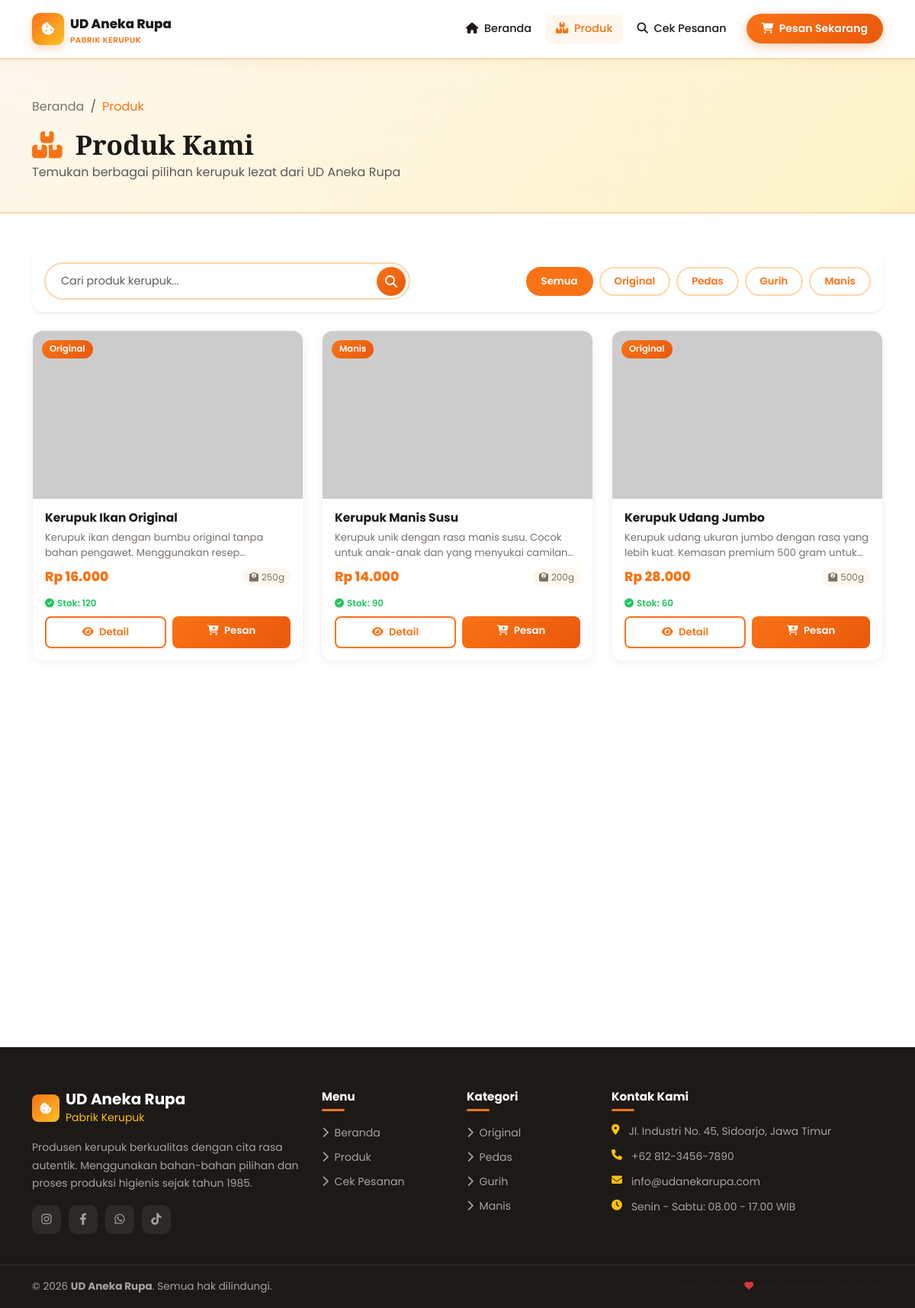
/produk.php, run on the app's committed database.
### tables this page shows
CREATE TABLE produk (
    id INT AUTO_INCREMENT PRIMARY KEY,
    nama_produk VARCHAR(150) NOT NULL,
    deskripsi TEXT,
    harga DECIMAL(10,2) NOT NULL,
    stok INT NOT NULL DEFAULT 0,
    berat_gram INT COMMENT 'Berat per kemasan dalam gram',
    gambar VARCHAR(255),
    kategori ENUM('original','pedas','manis','gurih') DEFAULT 'original',
    status ENUM('aktif','nonaktif') DEFAULT 'aktif',
    created_at TIMESTAMP DEFAULT CURRENT_TIMESTAMP,
    updated_at TIMESTAMP DEFAULT CURRENT_TIMESTAMP ON UPDATE CURRENT_TIMESTAMP
);

### config/config.php (called while the page is built, shortened)
<?php
function formatRupiah($angka) {
    return 'Rp ' . number_format($angka, 0, ',', '.');
}

### produk.php (the view, shortened to what this page needs)
<?php
require_once 'config/config.php';
$search   = isset($_GET['search']) ? sanitize($_GET['search']) : '';
$kategori = isset($_GET['kategori']) ? sanitize($_GET['kategori']) : '';
$per_page    = 6;
$current_page = isset($_GET['page']) ? max(1, (int)$_GET['page']) : 1;
$offset      = ($current_page - 1) * $per_page;
$where = "WHERE status = 'aktif'";
$params = [];
$types  = '';
$sql = "SELECT * FROM produk $where ORDER BY id DESC LIMIT ? OFFSET ?";
$stmt = $conn->prepare($sql);
$params_page = $params;
$params_page[] = $per_page;
$params_page[] = $offset;
$types_page = $types . 'ii';
$stmt->bind_param($types_page, ...$params_page);
$stmt->execute();
$produk_list = $stmt->get_result()->fetch_all(MYSQLI_ASSOC);
include 'includes/header.php';
?>
<section class="page-hero">
    <div class="container">
        <nav aria-label="breadcrumb" class="mb-3">
            <ol class="breadcrumb">
                <li class="breadcrumb-item"><a href="<?= APP_URL ?>">Beranda</a></li>
                <li class="breadcrumb-item active">Produk</li>
            </ol>
        </nav>
        <h1 class="mb-1"><i class="fa-solid fa-boxes-stacked text-primary me-2" style="color:var(--primary)!important;"></i> Produk Kami</h1>
        <p class="text-muted mb-0">Temukan berbagai pilihan kerupuk lezat dari UD Aneka Rupa</p>
    </div>
</section>
<section class="py-5">
    <div class="container">
        <div class="card border-0 shadow-sm mb-4 p-3" style="border-radius:var(--radius);">
            <div class="d-flex flex-column flex-md-row gap-3 align-items-md-center justify-content-between">
                <form method="GET" action="produk.php" class="search-wrap flex-grow-1">
                    <input type="text"
                           name="search"
                           class="form-control"
                           placeholder="Cari produk kerupuk..."
                           value="<?= htmlspecialchars($search) ?>">
                    <button type="submit" class="search-btn">
                        <i class="fa-solid fa-magnifying-glass"></i>
                    </button>
                </form>
                <div class="d-flex gap-2 flex-wrap">
                    <?php
                    $kategori_list = ['semua' => 'Semua', 'original' => 'Original', 'pedas' => 'Pedas', 'gurih' => 'Gurih', 'manis' => 'Manis'];
                    foreach ($kategori_list as $k => $label):
                        $isActive = ($k === $kategori || ($k === 'semua' && !$kategori)) ? 'active' : '';
                        $url = "produk.php?" . ($search ? "search=" . urlencode($search) . "&" : "") . "kategori=" . ($k === 'semua' ? '' : $k);
                    ?>
                    <a href="<?= $url ?>" class="filter-btn <?= $isActive ?>"><?= $label ?></a>
                    <?php endforeach; ?>
                </div>
            </div>
        </div>
        <?php if (empty($produk_list)): ?>
        <div class="empty-state">
            <i class="fa-solid fa-magnifying-glass d-block mb-3"></i>
            <h5>Produk Tidak Ditemukan</h5>
            <p>Coba kata kunci atau filter yang berbeda</p>
            <a href="produk.php" class="btn-primary-custom d-inline-flex mt-2">Reset Pencarian</a>
        </div>
        <?php else: ?>
        <div class="row g-4">
            <?php foreach ($produk_list as $p): ?>
            <div class="col-lg-4 col-md-6">
                <div class="product-card h-100"
                     data-name="<?= strtolower(htmlspecialchars($p['nama_produk'])) ?>"
                     data-kategori="<?= $p['kategori'] ?>">
                    <div class="product-img-wrap">
                        <?php
                        $img = !empty($p['gambar']) && file_exists("assets/images/produk/{$p['gambar']}")
                            ? "assets/images/produk/{$p['gambar']}"
                            : "https://placehold.co/400x300/FFF7ED/F97316?text=" . urlencode(substr($p['nama_produk'], 0, 15));
                        ?>
                        <img src="<?= $img ?>" alt="<?= htmlspecialchars($p['nama_produk']) ?>" loading="lazy">
                        <span class="product-badge"><?= ucfirst($p['kategori']) ?></span>
                    </div>
                    <div class="product-body">
                        <h5 class="product-name"><?= htmlspecialchars($p['nama_produk']) ?></h5>
                        <p class="product-desc"><?= htmlspecialchars($p['deskripsi']) ?></p>
                        <div class="product-meta">
                            <span class="product-price"><?= formatRupiah($p['harga']) ?></span>
                            <span class="product-weight"><i class="fa-solid fa-weight-scale me-1"></i><?= $p['berat_gram'] ?>g</span>
                        </div>
                        <div class="product-meta mb-2">
                            <?php if ($p['stok'] > 0): ?>
                            <span class="product-stock"><i class="fa-solid fa-circle-check me-1"></i>Stok: <?= $p['stok'] ?></span>
                            <?php else: ?>
                            <span class="text-danger small fw-600"><i class="fa-solid fa-circle-xmark me-1"></i>Stok Habis</span>
                            <?php endif; ?>
                        </div>
                        <div class="product-actions">
                            <a href="detail.php?id=<?= $p['id'] ?>" class="btn-detail">
                                <i class="fa-solid fa-eye me-1"></i> Detail
                            </a>
                            <?php if ($p['stok'] > 0): ?>
                            <a href="pesan.php?id=<?= $p['id'] ?>" class="btn-order-sm">
                                <i class="fa-solid fa-cart-plus me-1"></i> Pesan
                            </a>
                            <?php else: ?>
                            <button class="btn-order-sm" disabled style="opacity:.5;cursor:not-allowed;">
                                Habis
                            </button>
                            <?php endif; ?>
                        </div>
                    </div>
                </div>
            </div>
            <?php endforeach; ?>
        </div>
        <?php endif; ?>
    </div>
</section>
<?php include 'includes/footer.php'; ?>

### includes/header.php (shortened to what this page needs)
<!DOCTYPE html>
<html lang="id">
<head>
    <link href="https://cdn.jsdelivr.net/npm/bootstrap@5.3.0/dist/css/bootstrap.min.css" rel="stylesheet">
    <link href="https://cdnjs.cloudflare.com/ajax/libs/font-awesome/6.4.0/css/all.min.css" rel="stylesheet">
    <link href="https://cdn.jsdelivr.net/npm/sweetalert2@11/dist/sweetalert2.min.css" rel="stylesheet">
    <link href="<?= APP_URL ?>/assets/css/style.css" rel="stylesheet">
</head>
<body>
<nav class="navbar navbar-expand-lg navbar-light sticky-top" id="mainNavbar">
    <div class="container">
        <a class="navbar-brand d-flex align-items-center gap-2" href="<?= APP_URL ?>">
            <div class="brand-icon">
                <i class="fa-solid fa-cookie-bite"></i>
            </div>
            <div>
                <span class="brand-name">UD Aneka Rupa</span>
                <small class="brand-tagline d-block">Pabrik Kerupuk</small>
            </div>
        </a>
        <div class="collapse navbar-collapse" id="navMenu">
            <ul class="navbar-nav ms-auto align-items-lg-center gap-lg-1">
                <li class="nav-item">
                    <a class="nav-link <?= basename($_SERVER['PHP_SELF']) == 'index.php' ? 'active' : '' ?>" href="<?= APP_URL ?>">
                        <i class="fa-solid fa-house me-1"></i> Beranda
                    </a>
                </li>
                <li class="nav-item">
                    <a class="nav-link <?= basename($_SERVER['PHP_SELF']) == 'produk.php' ? 'active' : '' ?>" href="<?= APP_URL ?>/produk.php">
                        <i class="fa-solid fa-boxes-stacked me-1"></i> Produk
                    </a>
                </li>
                <li class="nav-item">
                    <a class="nav-link <?= basename($_SERVER['PHP_SELF']) == 'cek_status.php' ? 'active' : '' ?>" href="<?= APP_URL ?>/cek_status.php">
                        <i class="fa-solid fa-magnifying-glass me-1"></i> Cek Pesanan
                    </a>
                </li>
                <li class="nav-item ms-lg-2">
                    <a class="btn btn-order" href="<?= APP_URL ?>/produk.php">
                        <i class="fa-solid fa-cart-shopping me-1"></i> Pesan Sekarang
                    </a>
                </li>
            </ul>
        </div>
    </div>
</nav>

### includes/footer.php (shortened to what this page needs)
<footer class="footer mt-auto">
    <div class="footer-top">
        <div class="container">
            <div class="row g-4">
                <div class="col-lg-4 col-md-6">
                    <div class="footer-brand mb-3">
                        <div class="d-flex align-items-center gap-2 mb-3">
                            <div class="brand-icon-sm">
                                <i class="fa-solid fa-cookie-bite"></i>
                            </div>
                            <div>
                                <h5 class="mb-0 text-white fw-bold">UD Aneka Rupa</h5>
                                <small class="text-warning">Pabrik Kerupuk</small>
                            </div>
                        </div>
                        <p class="footer-desc">
                            Produsen kerupuk berkualitas dengan cita rasa autentik. Menggunakan bahan-bahan pilihan dan proses produksi higienis sejak tahun 1985.
                        </p>
                    </div>
                    <div class="social-links">
                        <a href="#" class="social-link"><i class="fab fa-instagram"></i></a>
                        <a href="#" class="social-link"><i class="fab fa-facebook-f"></i></a>
                        <a href="#" class="social-link"><i class="fab fa-whatsapp"></i></a>
                        <a href="#" class="social-link"><i class="fab fa-tiktok"></i></a>
                    </div>
                </div>
                <div class="col-lg-2 col-md-6 col-6">
                    <h6 class="footer-heading">Menu</h6>
                    <ul class="footer-links">
                        <li><a href="<?= APP_URL ?>"><i class="fa-solid fa-chevron-right me-1"></i> Beranda</a></li>
                        <li><a href="<?= APP_URL ?>/produk.php"><i class="fa-solid fa-chevron-right me-1"></i> Produk</a></li>
                        <li><a href="<?= APP_URL ?>/cek_status.php"><i class="fa-solid fa-chevron-right me-1"></i> Cek Pesanan</a></li>
                    </ul>
                </div>
                <div class="col-lg-2 col-md-6 col-6">
                    <h6 class="footer-heading">Kategori</h6>
                    <ul class="footer-links">
                        <li><a href="<?= APP_URL ?>/produk.php?kategori=original"><i class="fa-solid fa-chevron-right me-1"></i> Original</a></li>
                        <li><a href="<?= APP_URL ?>/produk.php?kategori=pedas"><i class="fa-solid fa-chevron-right me-1"></i> Pedas</a></li>
                        <li><a href="<?= APP_URL ?>/produk.php?kategori=gurih"><i class="fa-solid fa-chevron-right me-1"></i> Gurih</a></li>
                        <li><a href="<?= APP_URL ?>/produk.php?kategori=manis"><i class="fa-solid fa-chevron-right me-1"></i> Manis</a></li>
                    </ul>
                </div>
                <div class="col-lg-4 col-md-6">
                    <h6 class="footer-heading">Kontak Kami</h6>
                    <ul class="footer-contact">
                        <li>
                            <i class="fa-solid fa-location-dot text-warning"></i>
                            <span>Jl. Industri No. 45, Sidoarjo, Jawa Timur</span>
                        </li>
                        <li>
                            <i class="fa-solid fa-phone text-warning"></i>
                            <span>+62 812-3456-7890</span>
                        </li>
                        <li>
                            <i class="fa-solid fa-envelope text-warning"></i>
                            <span>info@udanekarupa.com</span>
                        </li>
                        <li>
                            <i class="fa-solid fa-clock text-warning"></i>
                            <span>Senin - Sabtu: 08.00 - 17.00 WIB</span>
                        </li>
                    </ul>
                </div>
            </div>
        </div>
    </div>
    <div class="footer-bottom">
        <div class="container">
            <div class="d-flex flex-column flex-md-row justify-content-between align-items-center gap-2">
                <p class="mb-0">© <?= date('Y') ?> <strong>UD Aneka Rupa</strong>. Semua hak dilindungi.</p>
                <p class="mb-0 text-muted small">Dibuat dengan <i class="fa-solid fa-heart text-danger"></i> untuk pelanggan setia kami</p>
            </div>
        </div>
    </div>
</footer>
</body>
</html>

### data on the page
produk: kategori "Original", nama_produk "Kerupuk Ikan Original", deskripsi "Kerupuk ikan dengan bumbu original tanpa bahan pengawet. Menggunakan…", harga "Rp 16.000", berat_gram "250", stok "120"
produk: kategori "Manis", nama_produk "Kerupuk Manis Susu", deskripsi "Kerupuk unik dengan rasa manis susu. Cocok untuk anak-anak dan yang menyukai…", harga "Rp 14.000", berat_gram "200", stok "90"
produk: kategori "Original", nama_produk "Kerupuk Udang Jumbo", deskripsi "Kerupuk udang ukuran jumbo dengan rasa yang lebih kuat. Kemasan premium 500 gram…", harga "Rp 28.000", berat_gram "500", stok "60"

### other printed values
$label "Semua"
$label "Original"
$label "Pedas"
$label "Gurih"
$label "Manis"
